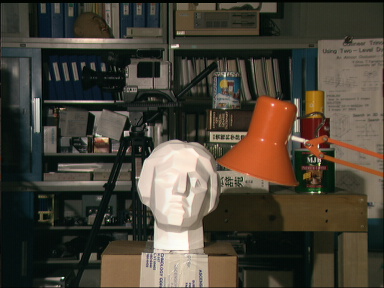
#> input picture Epipolar Geometry/tsucuba_left.png, 384 x 288 px
$ python proj2.2.py
#> lines starting #> are read from the running program, lines starting #| are printed output that depends on the picture; after the words box and inside, x2 and y2 are one past the last pixel; in counts of white or black regions, pixels touching at a corner belong together
# -*- coding: utf-8 -*-
"""
Created on Fri Nov  2 23:06:16 2018

@author: abhis
"""

import cv2
import numpy as np
import random
UBIT = 'abhave'
np.random.seed(sum([ord(c) for c in UBIT]))

#1st part
def doSIFT1():
    #1st part
    img1 = cv2.imread('tsucuba_left.png')
    gray1= cv2.cvtColor(img1,cv2.COLOR_BGR2GRAY)
    org1=gray1
    sift = cv2.xfeatures2d.SIFT_create()
    kp1,des1= sift.detectAndCompute(gray1,None)
    gray1=cv2.drawKeypoints(gray1,kp1,gray1)
    cv2.imwrite('task2_sift1.jpg',gray1)

    return gray1,kp1,org1,des1

def doSIFT2():

    img2 = cv2.imread('tsucuba_right.png')
    gray2= cv2.cvtColor(img2,cv2.COLOR_BGR2GRAY)
    org2=gray2
    sift = cv2.xfeatures2d.SIFT_create()
    kp2,des2 = sift.detectAndCompute(gray2,None)
    gray2=cv2.drawKeypoints(gray2,kp2,gray2)
    cv2.imwrite('task2_sift2.jpg',gray2)

    return gray2,kp2,org2,des2


def knnAndepiline(img1,img2,kp1,kp2,org1,org2,des1,des2):

    bf = cv2.BFMatcher()
    matches = bf.knnMatch(des1,des2,k=2)

    new= []
    new2=[]
    for m,n in matches:
        if m.distance < 0.75*n.distance:
            new.append([m])
            new2.append(m)

    img3 = cv2.drawMatchesKnn(img1,kp1,img2,kp2,new,img1,flags=2)
    cv2.imwrite('task2_matches_knn.jpg',img3)
    F=fundamental(new2,img1,img2,kp1,kp2)
    return img3,F


#2nd part
def fundamental(new,img1,img2,kp1,kp2):

    org1 = cv2.imread('tsucuba_left.png')
    org2 = cv2.imread('tsucuba_right.png')

    src_pts = np.int32([ kp1[m.queryIdx].pt for m in new ])
    dst_pts = np.int32([ kp2[m.trainIdx].pt for m in new ])
    #print(src_pts.shape,dst_pts.shape)
    F, mask = cv2.findFundamentalMat(src_pts, dst_pts, cv2.RANSAC)
    #print(F)

    src_pts = src_pts[mask.ravel()==1]
    dst_pts= dst_pts[mask.ravel()==1]
    orgsrc=src_pts
    orgdst=dst_pts

    length=len(src_pts)
    list=[(255,100,0),(0,0,3),(255,0,0),(255,255,0),(0,0,255),(255,0,255),(255,255,255),(0,255,255),(100,255,0),(255,205,100)]
    #print(len(list))
    for i in range(0,len(list)):

        x=random.randint(0,length-1)
        y=x+1
        src_pts=orgsrc[x:y]
        dst_pts=orgdst[x:y]
        #print(dst_pts)

        # right image and drawing its lines on left image
        lines1 = cv2.computeCorrespondEpilines(dst_pts, 2,F)
        lines1 = lines1.reshape(-1,3)
        img5,img6 = drawlines(org1,org2,lines1,src_pts,dst_pts,color=list[i])
        # left image and drawing its lines on right image
        lines2 = cv2.computeCorrespondEpilines(src_pts, 1,F)
        lines2 = lines2.reshape(-1,3)
        img3,img4 = drawlines(org2,org1,lines2,dst_pts,src_pts,color=list[i])

    cv2.imwrite('task2_epi_right.jpg',img3)
    cv2.imwrite('task2_epi_left.jpg',img5)

    return F


def drawlines(img1,img2,lines,src_pts,dst_pts,color):

    r,c = img1.shape[:2]
    for r,pt1,pt2 in zip(lines,src_pts,dst_pts):
        #color = tuple(np.random.randint(0,255,3).tolist())
        x0,y0 = map(int, [0, -r[2]/r[1] ])
        x1,y1 = map(int, [c, -(r[2]+r[0]*c)/r[1] ])
        img1 = cv2.line(img1, (x0,y0), (x1,y1), color,1)

    return img1,img2

#4th part
def disparityMap():
    img1 = cv2.imread('tsucuba_left.png')
    img2 = cv2.imread('tsucuba_right.png')

    window_size=5
    stereo = cv2.StereoSGBM_create(numDisparities=32, blockSize=15,speckleWindowSize=10,
                                   speckleRange=1,uniquenessRatio=3,preFilterCap=2,disp12MaxDiff=2,
                                   minDisparity=0,P1=8*3*window_size**2,P2=32*3*window_size**2)
    disparity = stereo.compute(img1,img2)
    cv2.imwrite('task2_disparity.jpg',disparity)


def main():
    img1,kp1,org1,des1=doSIFT1()
#> in doSIFT1, img1 is the input picture: shape (288, 384, 3); mean B, G, R 54.7, 66.6, 73.2
#> in doSIFT1, `kp1,des1= sift.detectAndCompute(gray1,None)`: kp1 = 717 keypoints; strongest (x, y, size): (174, 178, 47.3), (126, 133, 3.8), (177, 46, 2.7), (36, 102, 5.7)
#> in doSIFT1, `gray1=cv2.drawKeypoints(gray1,kp1,gray1)`:
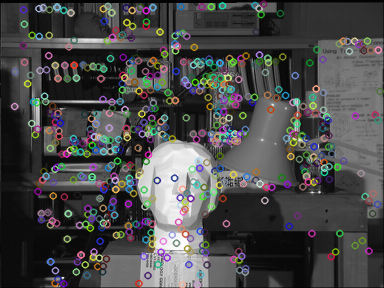
#> gray1: shape (288, 384, 3); mean of channels 0, 1, 2 73.2, 73.4, 73.4; drawn as B, G, R
    img2,kp2,org2,des2=doSIFT2()
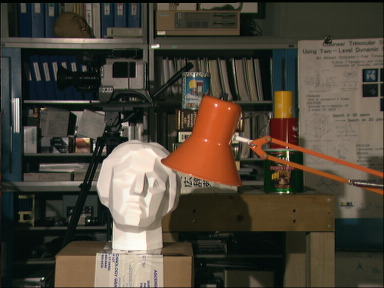
#> input picture Epipolar Geometry/tsucuba_right.png, 384 x 288 px
#> in doSIFT2, img2 is the input picture: shape (288, 384, 3); mean B, G, R 55.6, 68.2, 75.9
#> in doSIFT2, `kp2,des2 = sift.detectAndCompute(gray2,None)`: kp2 = 708 keypoints; strongest (x, y, size): (94, 146, 1.9), (133, 178, 47.6), (157, 46, 2.7), (288, 153, 1.9)
#> in doSIFT2, `gray2=cv2.drawKeypoints(gray2,kp2,gray2)`:
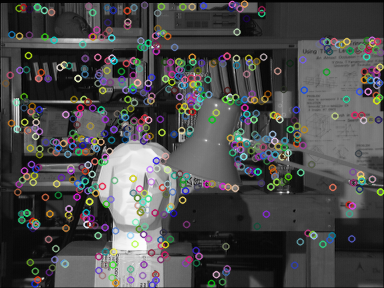
#> gray2: shape (288, 384, 3); mean of channels 0, 1, 2 74.9, 75, 75.2; drawn as B, G, R
    img3,F=knnAndepiline(img1,img2,kp1,kp2,org1,org2,des1,des2)
#> in knnAndepiline, `matches = bf.knnMatch(des1,des2,k=2)`: matches = 717 matches
#> after the loop in knnAndepiline, `for m,n in matches:`: new = 279 matches
#> in knnAndepiline, `img3 = cv2.drawMatchesKnn(img1,kp1,img2,kp2,new,img1,flags=2)`:
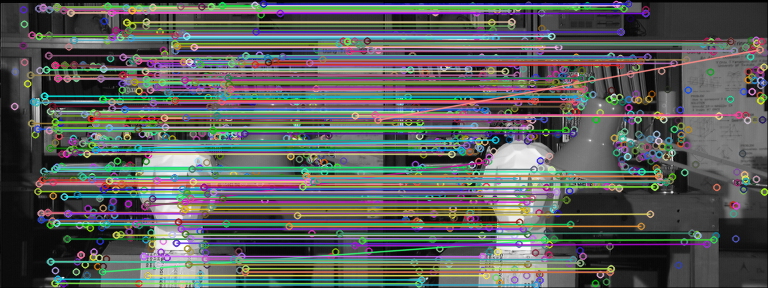
#> img3: shape (288, 768, 3); mean of channels 0, 1, 2 92.6, 94.1, 91.4; drawn as B, G, R
#> in fundamental, `src_pts = np.int32([ kp1[m.queryIdx].pt for m in new ])`: src_pts = 279 pairs, first value 30 to 377, second value 3 to 284
#> in fundamental, `dst_pts = np.int32([ kp2[m.trainIdx].pt for m in new ])`: dst_pts = 279 pairs, first value 9 to 375, second value 3 to 284
#> in fundamental, `F, mask = cv2.findFundamentalMat(src_pts, dst_pts, cv2.RANSAC)`: F = [[6.75e-07, 4.3e-05, 0.0179], [-3.04e-05, 1.94e-05, 0.422], [-0.02, -0.429, 1]]; mask = 279 values, max 1 at index 0, min 0 at index 35, mean 0.961
#> in fundamental, `src_pts = src_pts[mask.ravel()==1]`: src_pts = 268 pairs, first value 30 to 374, second value 3 to 284
#> in fundamental, `dst_pts= dst_pts[mask.ravel()==1]`: dst_pts = 268 pairs, first value 9 to 354, second value 3 to 284
#> in fundamental, `orgsrc=src_pts`: orgsrc has the same summary as src_pts
#> in fundamental, `orgdst=dst_pts`: orgdst has the same summary as dst_pts
#> in fundamental, `length=len(src_pts)`: length = 268
#> the loop in fundamental, `for i in range(0,len(list)): ` made 10 passes
#> (x, y, src_pts, dst_pts, lines1, lines2) on passes 1 to 7: (197, 198, [[214, 106]], [[184, 106]], [[-0.0552, -0.998, 117]], [[0.0539, 0.999, -116.4]]), (215, 216, [[232, 61]], [[214, 61]], [[-0.0519, -0.999, 73.01]], [[0.0495, 0.999, -71.46]]), (20, 21, [[48, 9]], [[29, 8]], [[-0.0473, -0.999, 11.45]], [[0.0434, 0.999, -9.06]]), (132, 133, [[157, 74]], [[132, 74]], [[-0.0526, -0.999, 81.98]], [[0.0504, 0.999, -80.73]]), (261, 262, [[362, 43]], [[341, 44]], [[-0.0511, -0.999, 62.05]], [[0.0484, 0.999, -59.82]]), (248, 249, [[317, 180]], [[285, 180]], [[-0.0612, -0.998, 198.5]], [[0.0619, 0.998, -197.9]]), (207, 208, [[225, 223]], [[186, 224]], [[-0.064, -0.998, 237.1]], [[0.0656, 0.998, -235.6]])
#> after the loop in fundamental, `for i in range(0,len(list)):`:
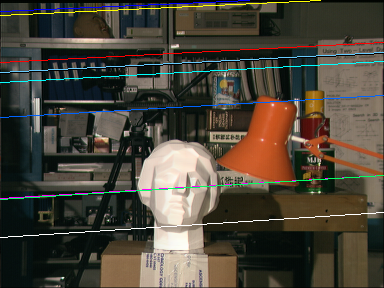
#> org1: shape (288, 384, 3); 3.12% of pixels changed, all inside (x1, y1, x2, y2) = (0, 0, 384, 238)
#> after the loop in fundamental, `for i in range(0,len(list)):`:
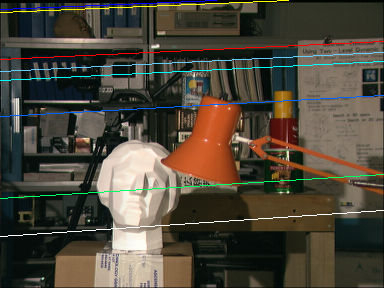
#> org2: shape (288, 384, 3); 2.54% of pixels changed, all inside (x1, y1, x2, y2) = (0, 0, 384, 237)
    print('The fundamental matrix is as follows : ')
    print(F)
#| [[ 6.75359948e-07  4.29651925e-05  1.78516659e-02]
#|  [-3.04156715e-05  1.94087152e-05  4.22146563e-01]
#|  [-2.00189203e-02 -4.28512986e-01  1.00000000e+00]]
    disparityMap()
#> in disparityMap, `cv2.imwrite('task2_disparity.jpg',disparity)`:
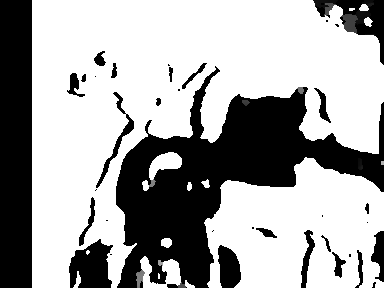
#> saved as task2_disparity.jpg: shape (288, 384); min 0, max 255, mean 167.4

main()
